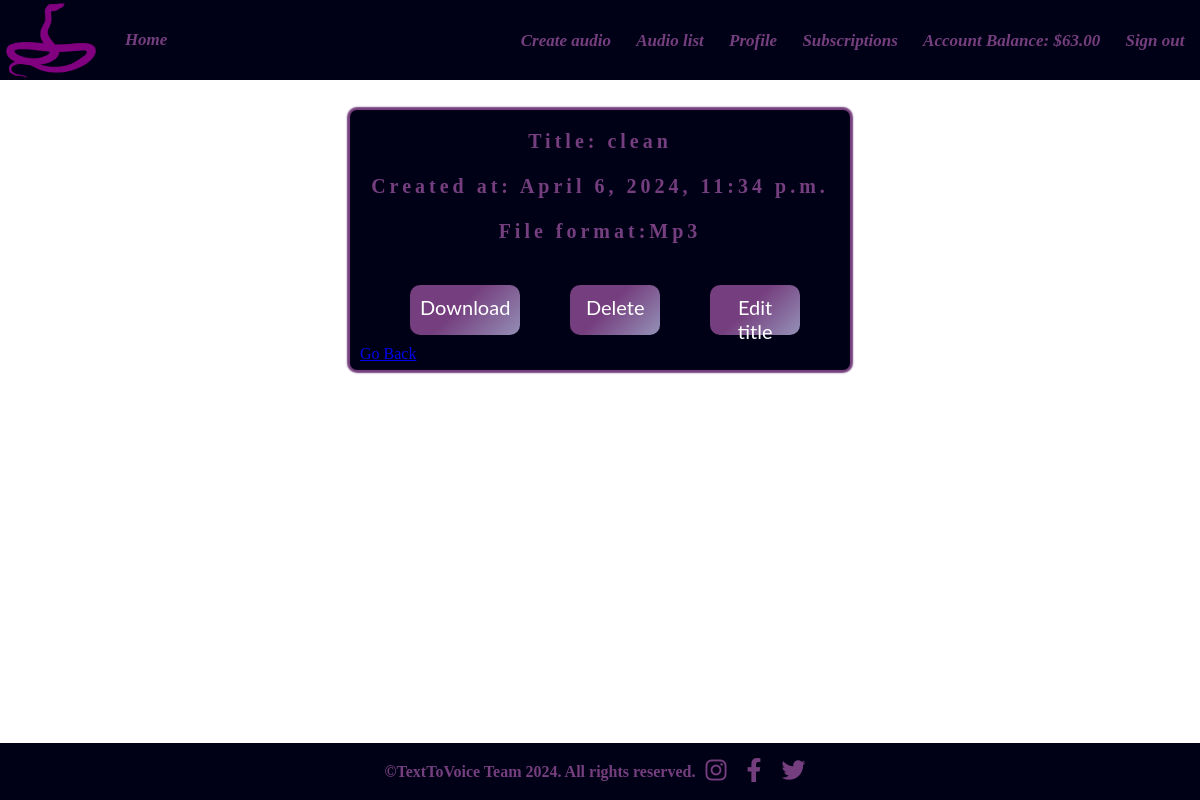
/audiofile/3/ (signed in), run on the app's committed database.
### text_to_speech/accounts/models.py (models this page shows)
class TextToVoiceUser(auth_models.AbstractBaseUser, auth_models.PermissionsMixin):  # 3. Way
    email = models.EmailField(
        _("email address"),  # we want to use email
        unique=True,
        error_messages={
            "unique": _("A user with that email already exists."),
        },
    )
    date_joined = models.DateTimeField(_("date joined"), default=timezone.now)
    is_staff = models.BooleanField(
        default=False,
    )
    is_active = models.BooleanField(
        default=True,
    )
    USERNAME_FIELD = "email"
    objects = TextToVoiceUserManager()

### text_to_speech/profiles/models.py (models this page shows, shortened)
class Profile(IHaveUser, models.Model):
    MAX_FIRST_NAME_LENGTH = 25
    MAX_LAST_NAME_LENGTH = 25
    first_name = models.CharField(
        max_length=MAX_FIRST_NAME_LENGTH,
        null=True,
        blank=True,
    )
    last_name = models.CharField(
        max_length=MAX_LAST_NAME_LENGTH,
        null=True,
        blank=True,
    )
    date_of_birth = models.DateField(
        blank=True,
        null=True,
    )
    profile_picture = models.URLField(
        blank=True,
        null=True,
    )
    GENDER_CHOICES = [
        ('', 'Not Specified'),
        ('M', 'Male'),
        ('F', 'Female'),
    ]
    gender = models.CharField(
        max_length=1,
        choices=GENDER_CHOICES,
        blank=True,
        null=True)
    account_balance = models.DecimalField(
        max_digits=10,
        decimal_places=2,
        default=0
    )

### text_to_speech/voices/models.py (models this page shows, shortened)
class AudioFile(models.Model):
    text = models.TextField(
        max_length=255,
        null=False,
        blank=False,
    )
    title = models.CharField(
        max_length=100,
        unique=True,
        null=False,
        blank=False,
    )
    audio_file = models.FileField(
        upload_to='audio_files/',
    )
    created_at = models.DateTimeField(
        auto_now_add=True,  # Done only on `create`
    )
    user = models.ForeignKey(
        UserModel,
        on_delete=models.CASCADE,
    )

### text_to_speech/voices/views.py (the view)
# urls.py: path('<int:pk>/', AudioFileDetailView.as_view(), name='audiofile_detail'),
class AudioFileDetailView(OwnerRequiredMixin, auth_mixin.LoginRequiredMixin, views.DetailView):
    queryset = AudioFile.objects.all()
    template_name = 'voices/audiofile_details.html'
    context_object_name = 'audio_file'

### text_to_speech/core/owner_required_view_mixins.py (called while the page is built)
    def get_object(self, queryset=None):
        obj = super().get_object(queryset=queryset)
        obj_user = getattr(obj, self.user_field, None)
        if obj_user != self.request.user:
            raise PermissionDenied
        return obj

### templates/voices/audiofile_details.html (shortened to what this page needs)
{% extends "base.html" %}
{% load static %}
{% block main_content %}
    <section id="detailsPage">
    <div class="wrapper-audio-details">
    <div class="profile-details-page">
    <br>
    <h2 class="email"><strong>Title:</strong> {{ audio_file.title }}</h2>
    <br>
    <h2 class="email"><strong>Created at:</strong> {{ audio_file.created_at }}</h2>
    <br>
    <h2 class="email"><strong>File format:</strong>Mp3</h2>
    </div>
    <div class="profileText">
        <div class="actionBtn">
    <a href="{% url 'download' path=audio_file.audio_file.name %}" class="remove" download>Download</a>
    <a href="{% url 'audiofile_delete' pk=audio_file.pk %}" class="remove">Delete</a>
    <a href="{% url 'audiofile_update' pk=audio_file.pk %}" class="remove" >Edit title</a>
    </div>
         <a class="edit-btn" href="javascript:history.back()">Go Back</a>
    </div>
    </div>
    </section>
{% endblock %}

### templates/partials/header.html
{% load static %}
<header>
    <nav>
        <img src="{% static '/images/snake-4-xxl.png' %}" alt="voice" />
        <a href="{% url 'index' %}"></a>
        <a href="{% url 'index' %}">
            <i>Home</i>
        </a>
        <ul>
            {% if not request.user.is_authenticated %}
            <li>
                <a href="{% url 'signin user' %}">
                    <i>Sign in</i>
                </a>
            </li>
            <li>
                <a href="{% url 'signup user' %}">
                    <i>Sign up</i>
                </a>
            </li>
            <li>
                <a href="{% url 'view_plans' %}">
                    <i>Subscription Plans</i>
                </a>
            </li>
            {% else %}
            <li>
                <a href="{% url 'audiofile_create' %}">
                    <i>Create audio</i>
                </a>
            </li>
            <li>
                <a href="{% url 'audiofile-list' %}">
                    <i>Audio list</i>
                </a>
            </li>
            <li>
                <a href="{% url 'profile-detail' pk=request.user.pk %}">
                    <i>Profile</i>
                </a>
            </li>
            <li>
                <a href="{% url 'view_plans' %}">
                    <i>Subscriptions</i>
                </a>
            </li>
                <li>
                    <a href="{% url 'account-balance' pk=request.user.pk%}">
                        <i>Account Balance: ${{ request.user.profile.account_balance }}</i>
                    </a>
                </li>
            <li>
                <a href="{% url 'signout user' %}">
                    <i>Sign out</i>
                </a>
            </li>
            {% endif %}
        </ul>
    </nav>
</header>

### static/css/style.css (style rules this page uses)
body { background-image: url('https://datadriveninvestor.s3.amazonaws.com/uploads/2020/10/voice.jpg'); background-size: cover; margin:0px; }
nav, footer { background-color: #000116; width: 100%; display: flex; font-size: 16px; justify-content: space-around; align-items: center; padding: 0 5px 0 3px; margin: 0; color: white; }
nav a { text-decoration: none; border-radius: 50%; padding: 0.5em; color: #753e7e; font-size: 17px; font-weight: bolder; position: relative; }
nav ul { margin: 0 0 0 auto; }
nav ul li { display: inline; margin: 0 2px; }
li::before { display: inline; }
nav > img { width: 90px; height: 80px; margin-left: 0.2em; margin-right: 0.2em; }
.wrapper-audio-details { height: 260px; width: 500px; border-radius: 7px 7px 7px 7px; box-shadow: 0 0 1.5px 3px #753e7e; margin: 30px auto 200px; background-color: #000116; }
.albumText, .profileText { padding-left: 10px; padding-top: 20px; }
.actionBtn { display: flex; text-align: center; left: auto; top: auto; right: 0; bottom: 0; margin-left: 50px; }
.actionBtn > a { width: 200%; height: 50px; cursor: pointer; border: none; border-radius: 10px; display: inline; align-items: center; justify-content: center; background-color: #753e7e; background-image: linear-gradient(315deg, #b8f0f9 0%, #753e7e 74%); background-size: 200% 100%; background-position: left; background-repeat: no-repeat; transition: 500ms; color: white; font-family: "Lato", serif; font-size: 20px; margin-bottom: 10px; margin-top: 20px; padding: 10px; text-decoration: none; margin-right: 50px; }
* { box-sizing: border-box; }
.edit-btn { display: flex; gap: 30px; z-index: 2; }
.profile-details-page h2 { font-size: 20px; color: #753e7e; letter-spacing: 0.2em; margin: 2px auto; text-align: center; }

### data on the page
TextToVoiceUser: user.profile.account_balance "63.00"
AudioFile: title "clean", created_at "April 6, 2024, 11:34 p.m."
